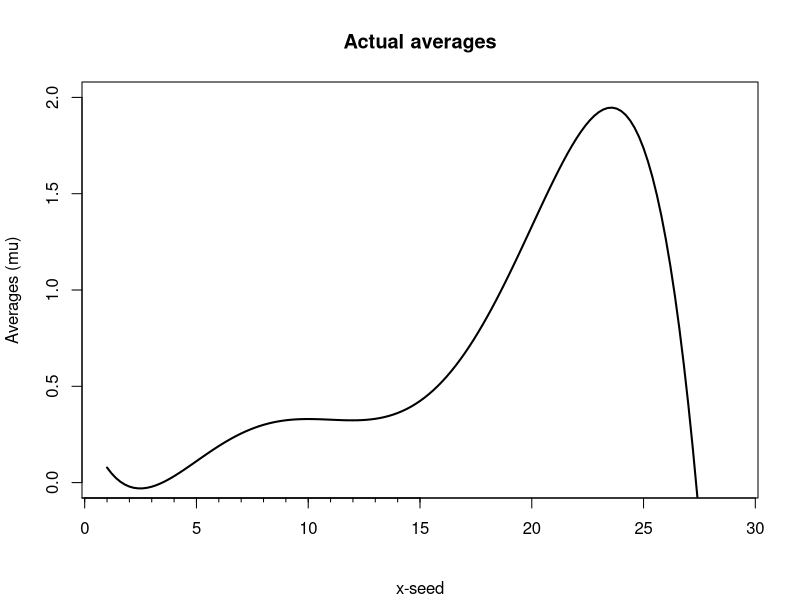

R code for this plot:
#the range that x can take
x <- seq(1,29,0.2)

#a third order function that shows the real value
real <- function(x){
  y <- ((-(1*10^-5))*x^5 + 0.0006*x^4 - 0.0125*x^3 + 0.11*x^2 - 0.35*x +0.33)
  y <- y
}

y = real(x)

plot(x,y, axes=T, ylim=c(0,2), typ ='l', ann=F, lwd=2)
par(tcl= -0.2)
axis(1, at=seq(-15,15, by=1),labels=F,lwd=1,lwd.ticks=1)

title(main="Actual averages", sub="x-seed", ylab="Averages (mu)")

